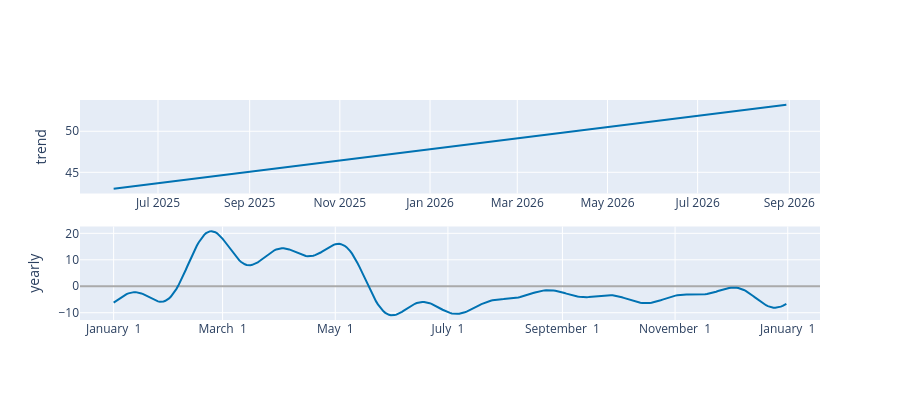

The code cell stored with this chart in its notebook:
### Code cell
plot_components_interactive(model, forecast)
